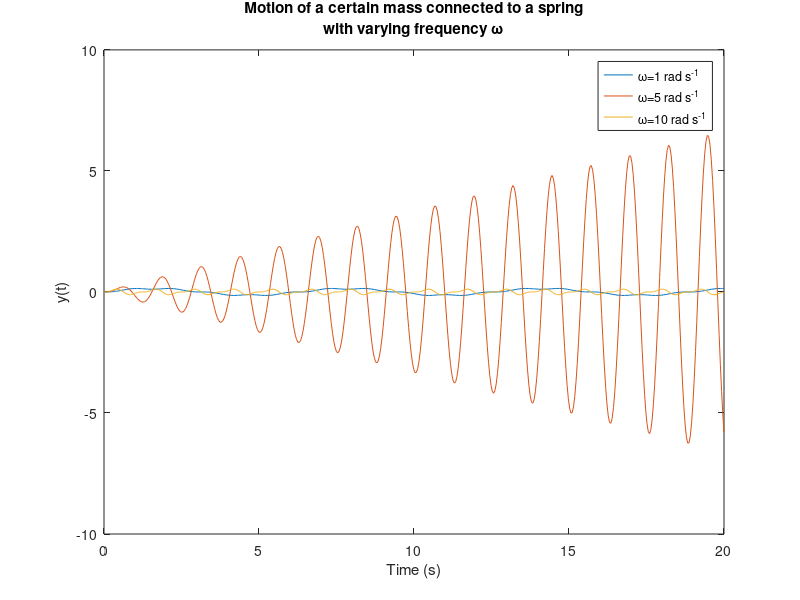

This chart was generated by the following MATLAB code:
f1=@(t,y) [y(2); (10*sin(1*t)-75*y(1))/3];
f5=@(t,y) [y(2); (10*sin(5*t)-75*y(1))/3];
f10=@(t,y) [y(2); (10*sin(10*t)-75*y(1))/3];
[t1,y1]=ode45(f1,[0,20],[0;0]);
[t5,y5]=ode45(f5,[0,20],[0;0]);
[t10,y10]=ode45(f10,[0,20],[0;0]);

plot(t1,y1(:,1),t5,y5(:,1),t10,y10(:,1))
legend('\omega=1 rad s^-^1','\omega=5 rad s^-^1','\omega=10 rad s^-^1');
title({'Motion of a certain mass connected to a spring';'with varying frequency \omega'});
xlabel('Time (s)');
ylabel('y(t)');
%5 rad/s gives the largest amplitude of y(t)
%1 rad/s gives the smallest amplitude of y(t)